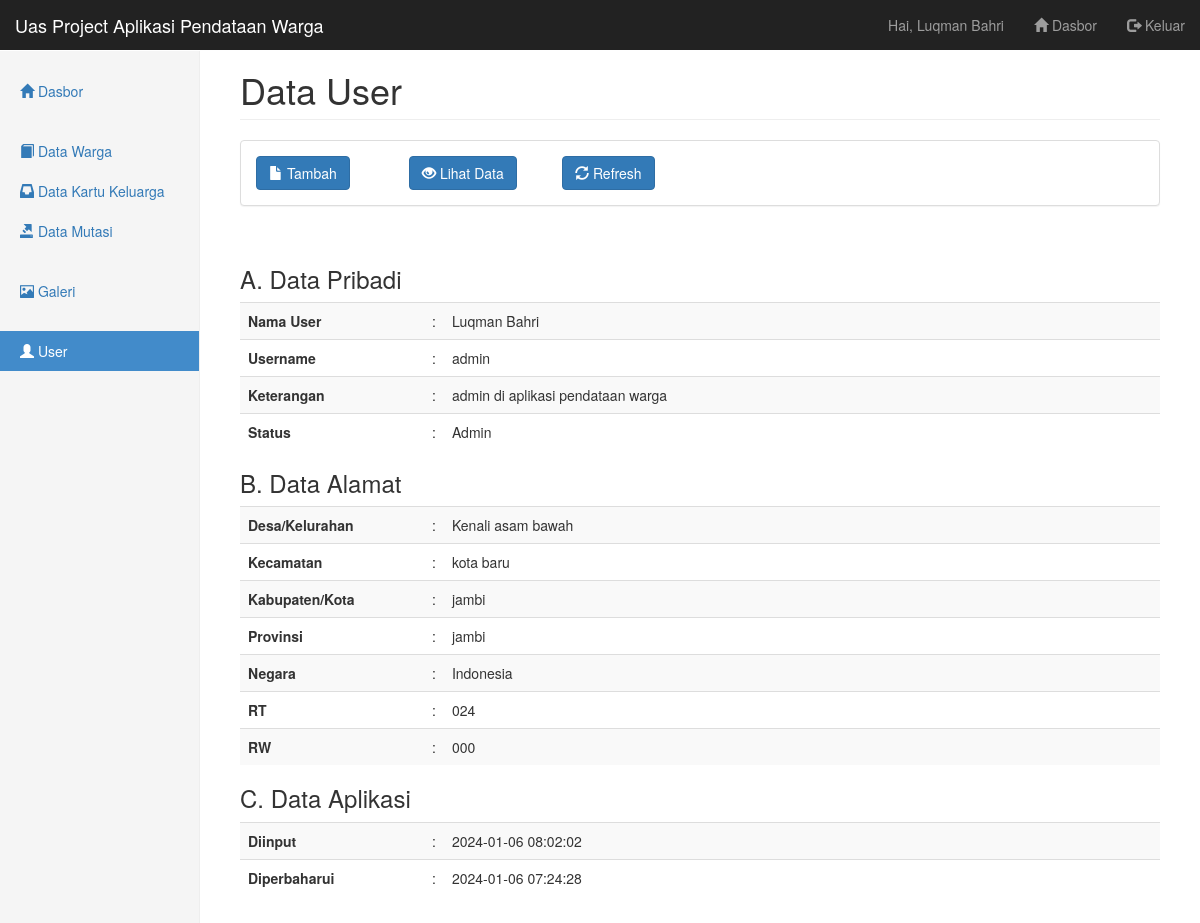
/pages/user/show.php?id_user=1 (signed in), run on the app's committed database.
### tables this page shows
CREATE TABLE `user` (
  `id_user` int(11) NOT NULL,
  `nama_user` varchar(45) NOT NULL,
  `username_user` varchar(20) NOT NULL,
  `password_user` varchar(32) NOT NULL,
  `keterangan_user` text NOT NULL,
  `status_user` enum('Admin','RT','RW') NOT NULL,
  `desa_kelurahan_user` varchar(30) NOT NULL,
  `kecamatan_user` varchar(30) NOT NULL,
  `kabupaten_kota_user` varchar(30) NOT NULL,
  `provinsi_user` varchar(30) NOT NULL,
  `negara_user` varchar(30) NOT NULL,
  `rt_user` varchar(3) NOT NULL,
  `rw_user` varchar(3) NOT NULL,
  `created_at` timestamp NOT NULL DEFAULT current_timestamp() ON UPDATE current_timestamp(),
  `updated_at` timestamp NOT NULL DEFAULT '0000-00-00 00:00:00'
);

### pages/user/data-show.php (called while the page is built)
<?php
include('../../config/koneksi.php');
$get_id_user = $_GET['id_user'];
$query = "SELECT * FROM user WHERE id_user = $get_id_user";
$hasil = mysqli_query($db, $query);
$data_user = array();
while ($row = mysqli_fetch_assoc($hasil)) {
  $data_user[] = $row;
}

### pages/user/show.php (the view)
<?php include('../_partials/top.php') ?>
<h1 class="page-header">Data User</h1>
<?php include('_partials/menu.php') ?>
<?php include('data-show.php') ?>
<h3>A. Data Pribadi</h3>
<table class="table table-striped table-middle">
  <tr>
    <th width="20%">Nama User</th>
    <td width="1%">:</td>
    <td><?php echo $data_user[0]['nama_user'] ?></td>
  </tr>
  <tr>
    <th>Username</th>
    <td>:</td>
    <td><?php echo $data_user[0]['username_user'] ?></td>
  </tr>
  <tr>
    <th>Keterangan</th>
    <td>:</td>
    <td><?php echo $data_user[0]['keterangan_user'] ?></td>
  </tr>
  <tr>
    <th>Status</th>
    <td>:</td>
    <td><?php echo $data_user[0]['status_user'] ?></td>
  </tr>
</table>
<h3>B. Data Alamat</h3>
<table class="table table-striped">
  <tr>
    <th width="20%">Desa/Kelurahan</th>
    <td width="1%">:</td>
    <td><?php echo $data_user[0]['desa_kelurahan_user'] ?></td>
  </tr>
  <tr>
    <th>Kecamatan</th>
    <td>:</td>
    <td><?php echo $data_user[0]['kecamatan_user'] ?></td>
  </tr>
  <tr>
    <th>Kabupaten/Kota</th>
    <td>:</td>
    <td><?php echo $data_user[0]['kabupaten_kota_user'] ?></td>
  </tr>
  <tr>
    <th>Provinsi</th>
    <td>:</td>
    <td><?php echo $data_user[0]['provinsi_user'] ?></td>
  </tr>
  <tr>
    <th>Negara</th>
    <td>:</td>
    <td><?php echo $data_user[0]['negara_user'] ?></td>
  </tr>
  <tr>
    <th>RT</th>
    <td>:</td>
    <td><?php echo $data_user[0]['rt_user'] ?></td>
  </tr>
  <tr>
    <th>RW</th>
    <td>:</td>
    <td><?php echo $data_user[0]['rw_user'] ?></td>
  </tr>
</table>
<h3>C. Data Aplikasi</h3>
<table class="table table-striped">
  <tr>
    <th width="20%">Diinput</th>
    <td width="1%">:</td>
    <td><?php echo $data_user[0]['created_at'] ?></td>
  </tr>
  <tr>
    <th>Diperbaharui</th>
    <td>:</td>
    <td><?php echo $data_user[0]['updated_at'] ?></td>
  </tr>
</table>
<?php include('../_partials/bottom.php') ?>

### assets/css/dashboard.css (style rules this page uses)
body { padding-top: 50px; }
.main .page-header { margin-top: 0; }
.table-middle tr>th { vertical-align: middle !important; }
.table-middle tr>td { vertical-align: middle !important; }

### data on the page
user: nama_user "Luqman Bahri", username_user "admin", keterangan_user "admin di aplikasi pendataan warga", status_user "Admin", desa_kelurahan_user "Kenali asam bawah", kecamatan_user "kota baru", kabupaten_kota_user "jambi", provinsi_user "jambi", negara_user "Indonesia", rt_user "024", rw_user "000", created_at "2024-01-06 08:02:02", updated_at "2024-01-06 07:24:28"

### other printed values
$_SESSION['user']['nama_user'] "Luqman Bahri"
